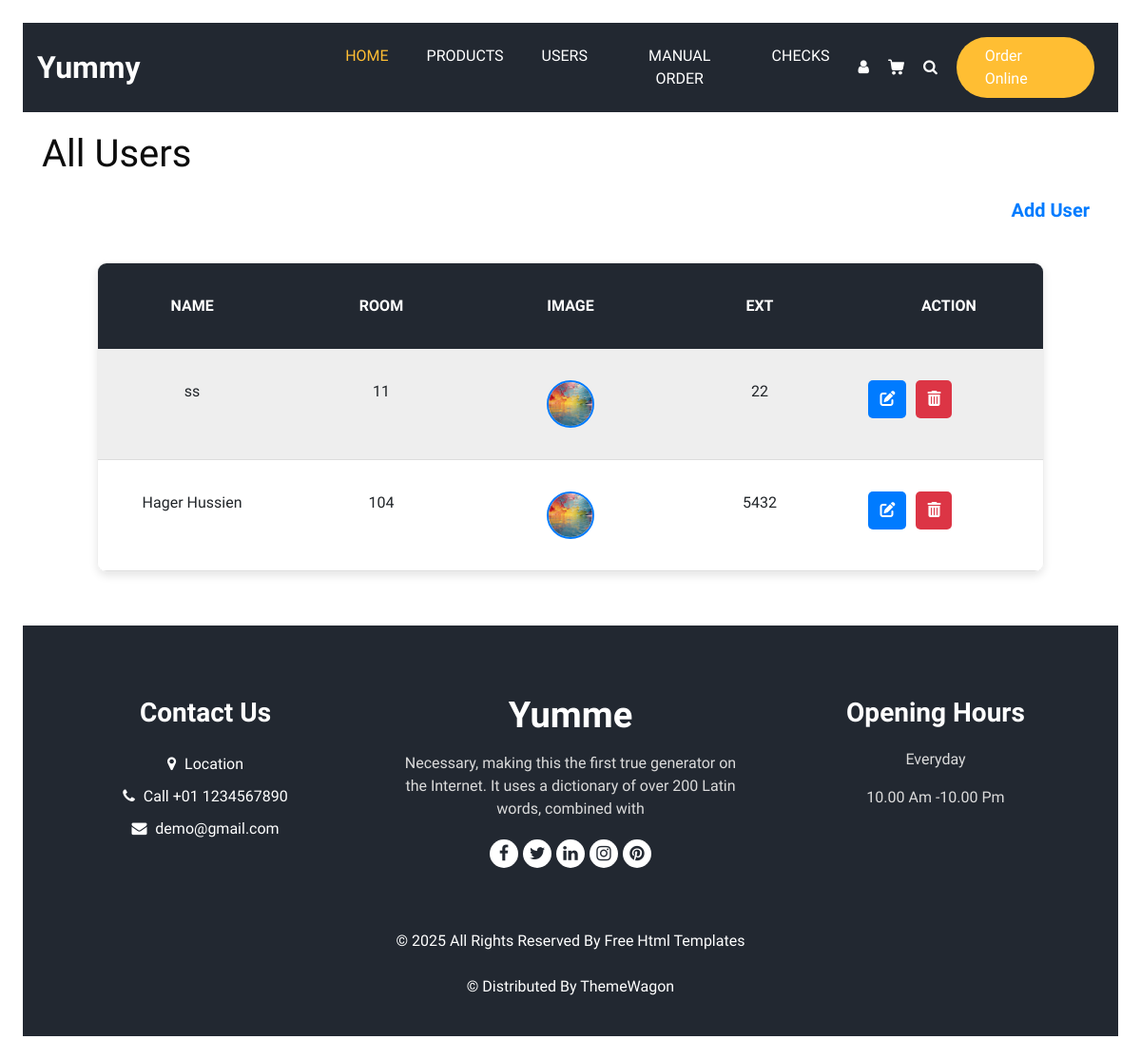
Before: /templat/Users.php (signed in) with the older database file.
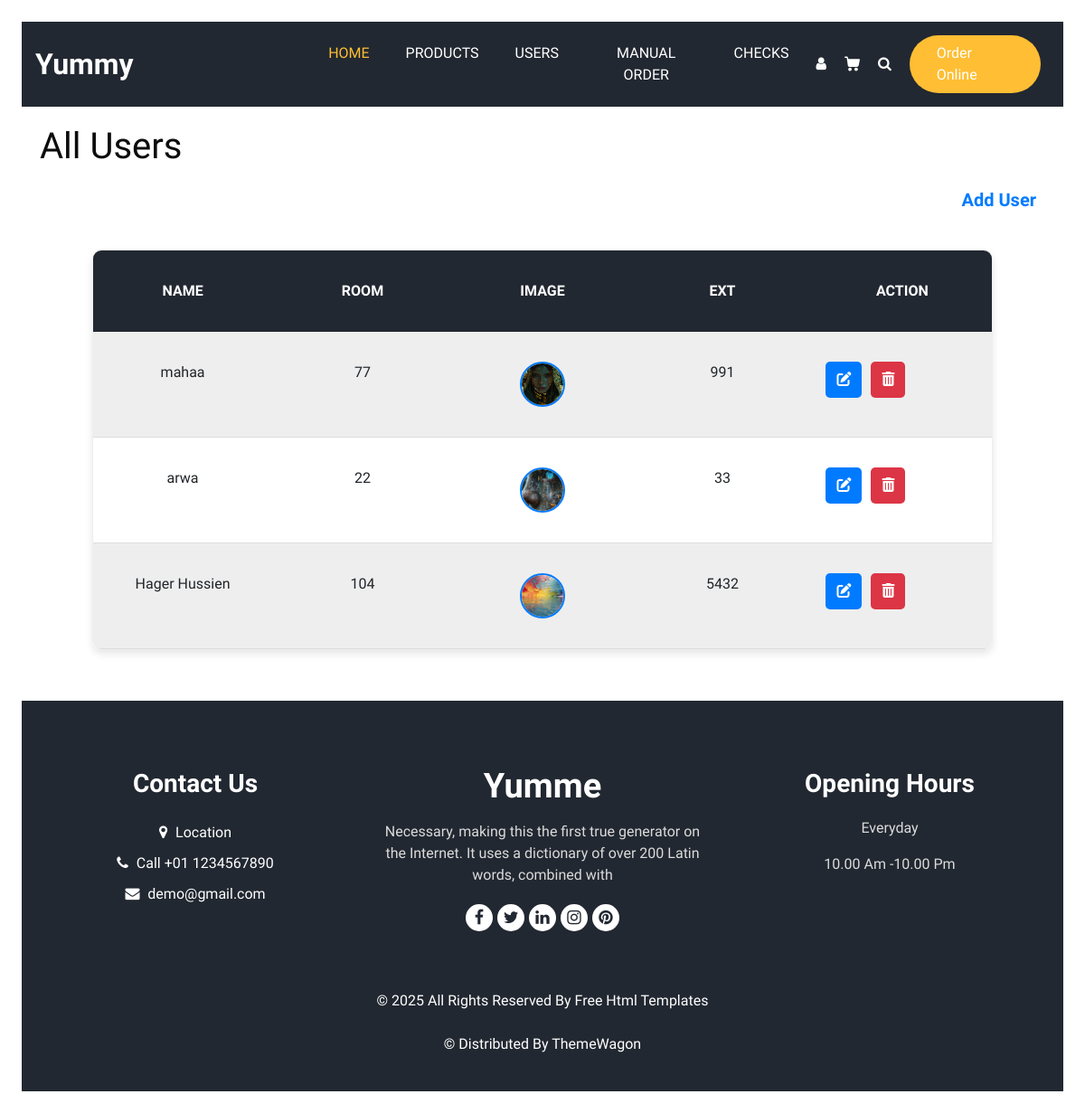
After: the same page with the newer database file.
### tables this page shows
CREATE TABLE `User_Table` (
  `u_id` int NOT NULL AUTO_INCREMENT,
  `name` varchar(255) NOT NULL,
  `email` varchar(255) NOT NULL,
  `password` varchar(255) NOT NULL,
  `image_path` varchar(255) DEFAULT NULL,
  `role` enum('admin','user') NOT NULL,
  PRIMARY KEY (`u_id`),
  UNIQUE KEY `email` (`email`)
);

### templat/Users.php (the view, shortened to what this page needs)
<?php
$config = new DatabaseConfig();
$db = new Database($config);
$conn = $db->getConnection();
try {
    $stmt = $conn->prepare("
        SELECT u.u_id, u.name, u.email, u.image_path, u.role,
               GROUP_CONCAT(ur.room_number SEPARATOR ', ') AS rooms, ur.EXT
        FROM User_Table u
        LEFT JOIN User_Rooms ur ON u.u_id = ur.u_id
        WHERE u.role != 'admin'
        GROUP BY u.u_id, u.name, u.email, u.image_path, u.role, ur.EXT
        ORDER BY u.u_id DESC
    ");
    $stmt->execute();
    $users = $stmt->fetchAll(PDO::FETCH_ASSOC);
} catch (PDOException $e) {
    die("Database Error: " . $e->getMessage());
}
?>
<!DOCTYPE html>
<html lang="en">
<head>
    <link rel="stylesheet" href="https://cdnjs.cloudflare.com/ajax/libs/font-awesome/6.0.0/css/all.min.css">
</head>
<body>
    <?php include_once 'header2.php'; ?>
    <h1 class="head">All Users</h1>
    <div class="addProduct">
        <a class="add-user-btn" href="AddUser.php">Add User</a>
    </div>
    <div class="containerr">
        <div class="table">
            <div class="table-header">
                <div class="header__item"><a id="name" class="filter__link" href="#">Name</a></div>
                <div class="header__item"><a id="room" class="filter__link filter__link--number" href="#">Room</a></div>
                <div class="header__item"><a id="image" class="filter__link filter__link--number" href="#">Image</a></div>
                <div class="header__item"><a id="ext" class="filter__link filter__link--number" href="#">Ext</a></div>
                <div class="header__item"><a id="action" class="filter__link filter__link--number" href="#">Action</a></div>
            </div>
            <div class="table-content">
                <?php if (empty($users)): ?>
                    <div class="table-row">
                        <div class="table-data" colspan="5">No users found.</div>
                    </div>
                <?php else: ?>
                    <?php foreach ($users as $user): ?>
                        <div class="table-row">
                            <div class="table-data"><?php echo htmlspecialchars($user['name']); ?></div>
                            <div class="table-data"><?php echo htmlspecialchars($user['rooms'] ?: 'None'); ?></div>
                            <div class="table-data">
                                <?php
                                $profile_picture = $user['image_path'];
                                $absolute_path = realpath(dirname(__FILE__)) . '/' . $profile_picture;
                                if ($profile_picture && file_exists($absolute_path)): ?>
                                    <img src="<?php echo htmlspecialchars($profile_picture); ?>" alt="<?php echo htmlspecialchars($user['name']); ?>">
                                <?php else: ?>
                                    <img src="./images/default.jpg" alt="Default User">
                                <?php endif; ?>
                            </div>
                            <div class="table-data"><?php echo htmlspecialchars($user['EXT'] ?: 'N/A'); ?></div>
                            <div class="table-data">
                                <div class="action-buttons">
                                    <a href="edit_user.php?id=<?php echo $user['u_id']; ?>" class="edit">
                                        <i class="fas fa-edit"></i>
                                    </a>
                                    <a href="delete_user.php?id=<?php echo $user['u_id']; ?>" class="delete" onclick="return confirm('Are you sure you want to delete this user?');">
                                        <i class="fas fa-trash-alt"></i>
                                    </a>
                                </div>
                            </div>
                        </div>
                    <?php endforeach; ?>
                <?php endif; ?>
            </div>
        </div>
    </div>
    <?php include_once 'footer.php'; ?>
</body>
</html>

### templat/header2.php (shortened to what this page needs)
<!DOCTYPE html>
<html>
<head>
  <link rel="stylesheet" type="text/css" href="css/bootstrap.css" />
  <link rel="stylesheet" type="text/css" href="https://cdnjs.cloudflare.com/ajax/libs/OwlCarousel2/2.3.4/assets/owl.carousel.min.css" />
  <link rel="stylesheet" href="https://cdnjs.cloudflare.com/ajax/libs/jquery-nice-select/1.1.0/css/nice-select.min.css" />
  <link href="css/font-awesome.min.css" rel="stylesheet" />
  <link href="css/style.css" rel="stylesheet" />
  <link href="css/responsive.css" rel="stylesheet" />
  <link rel="stylesheet" href="css/table.css">
  <link rel="stylesheet" href="css/order.css">
</head>
<body>
  <div class="hero_area"  class="header">
    <header class="header_section">
      <div class="container">
        <nav class="navbar navbar-expand-lg custom_nav-container ">
          <a class="navbar-brand" href="home.php">
            <span>
            Yummy
            </span>
          </a>
          <div class="collapse navbar-collapse" id="navbarSupportedContent">
            <ul class="navbar-nav  mx-auto ">
              <li class="nav-item active">
                <a class="nav-link" href="home.php">Home <span class="sr-only">(current)</span></a>
              </li>
              <li class="nav-item">
                <a class="nav-link" href="Products.php">Products</a>
              </li>
              <li class="nav-item">
                <a class="nav-link" href="Users.php">Users</a>
              </li>
              <li class="nav-item">
                <a class="nav-link" href="Orders.php">Manual Order</a>
              </li>
              <li class="nav-item">
                <a class="nav-link" href="Checks.php">Checks</a>
              </li>
            </ul>
            <div class="user_option">
              <a href="" class="user_link">
                <i class="fa fa-user" aria-hidden="true"></i>
              </a>
              <a class="cart_link" href="Carts.php">
              </a>
              <form class="form-inline">
                <button class="btn  my-2 my-sm-0 nav_search-btn" type="submit">
                  <i class="fa fa-search" aria-hidden="true"></i>
                </button>
              </form>
              <a href="" class="order_online">
                Order Online
              </a>
            </div>
          </div>
        </nav>
      </div>
    </header>

### templat/footer.php (shortened to what this page needs)
  <footer class="footer_section">
    <div class="container">
      <div class="row">
        <div class="col-md-4 footer-col">
          <div class="footer_contact">
            <h4>
              Contact Us
            </h4>
            <div class="contact_link_box">
              <a href="">
                <i class="fa fa-map-marker" aria-hidden="true"></i>
                <span>
                  Location
                </span>
              </a>
              <a href="">
                <i class="fa fa-phone" aria-hidden="true"></i>
                <span>
                  Call +01 1234567890
                </span>
              </a>
              <a href="">
                <i class="fa fa-envelope" aria-hidden="true"></i>
                <span>
                  demo@gmail.com
                </span>
              </a>
            </div>
          </div>
        </div>
        <div class="col-md-4 footer-col">
          <div class="footer_detail">
            <a href="" class="footer-logo">
              Yumme
            </a>
            <p>
              Necessary, making this the first true generator on the Internet. It uses a dictionary of over 200 Latin words, combined with
            </p>
            <div class="footer_social">
              <a href="">
                <i class="fa fa-facebook" aria-hidden="true"></i>
              </a>
              <a href="">
                <i class="fa fa-twitter" aria-hidden="true"></i>
              </a>
              <a href="">
                <i class="fa fa-linkedin" aria-hidden="true"></i>
              </a>
              <a href="">
                <i class="fa fa-instagram" aria-hidden="true"></i>
              </a>
              <a href="">
                <i class="fa fa-pinterest" aria-hidden="true"></i>
              </a>
            </div>
          </div>
        </div>
        <div class="col-md-4 footer-col">
          <h4>
            Opening Hours
          </h4>
          <p>
            Everyday
          </p>
          <p>
            10.00 Am -10.00 Pm
          </p>
        </div>
      </div>
      <div class="footer-info">
        <p>
          &copy; <span id="displayYear"></span> All Rights Reserved By
          <a href="https://html.design/">Free Html Templates</a><br><br>
          &copy; <span id="displayYear"></span> Distributed By
          <a href="https://themewagon.com/" target="_blank">ThemeWagon</a>
        </p>
      </div>
    </div>
  </footer>
</body>
</html>

### templat/css/style.css (style rules this page uses)
body { font-family: "Open Sans", sans-serif; color: #0c0c0c; background-color: #ffffff; overflow-x: hidden; }
h1, h2 { font-family: 'Dancing Script', cursive; }
a, a:hover, a:focus { text-decoration: none; }
.btn, .btn:focus { outline: none !important; -webkit-box-shadow: none; box-shadow: none; }
.hero_area { position: relative; min-height: 100vh; display: -webkit-box; display: -ms-flexbox; display: flex; -webkit-box-orient: vertical; -webkit-box-direction: normal; -ms-flex-direction: column; flex-direction: column; }
.header_section { padding: 15px 0; background: #222831; }
.navbar-brand { font-family: 'Dancing Script', cursive; }
.navbar-brand span { font-weight: bold; font-size: 32px; color: #ffffff; }
.custom_nav-container { padding: 0; }
.custom_nav-container .navbar-nav { padding-left: 18%; }
.custom_nav-container .navbar-nav .nav-item .nav-link { padding: 5px 20px; color: #ffffff; text-align: center; text-transform: uppercase; border-radius: 5px; -webkit-transition: all 0.3s; transition: all 0.3s; }
.custom_nav-container .navbar-nav .nav-item:hover .nav-link, .custom_nav-container .navbar-nav .nav-item.active .nav-link { color: #ffbe33; }
.custom_nav-container .nav_search-btn { width: auto; height: auto; padding: 0; border: none; color: #ffffff; margin: 0 10px; }
.user_option { display: -webkit-box; display: -ms-flexbox; display: flex; -webkit-box-align: center; -ms-flex-align: center; align-items: center; }
.user_option a { margin: 0 10px; }
.user_option .user_link { color: #ffffff; }
.user_option .cart_link { display: -webkit-box; display: -ms-flexbox; display: flex; -webkit-box-pack: center; -ms-flex-pack: center; justify-content: center; -webkit-box-align: center; -ms-flex-align: center; align-items: center; }
.user_option .cart_link svg { width: 17px; height: auto; fill: #ffffff; margin-bottom: 2px; }
.user_option .order_online { display: inline-block; padding: 8px 30px; background-color: #ffbe33; color: #ffffff; border-radius: 45px; -webkit-transition: all 0.3s; transition: all 0.3s; border: none; }
.footer_section { background-color: #222831; color: #ffffff; padding: 75px 0 40px 0; text-align: center; }
.footer_section h4 { font-size: 28px; }
.footer_section h4, .footer_section .footer-logo { font-weight: 600; margin-bottom: 20px; font-family: 'Dancing Script', cursive; }
.footer_section p { color: #dbdbdb; }
.footer_section .footer-col { margin-bottom: 30px; }
.footer_section .footer_contact .contact_link_box { display: -webkit-box; display: -ms-flexbox; display: flex; -webkit-box-orient: vertical; -webkit-box-direction: normal; -ms-flex-direction: column; flex-direction: column; }
.footer_section .footer_contact .contact_link_box a { margin: 5px 0; color: #ffffff; }
.footer_section .footer_contact .contact_link_box a i { margin-right: 5px; }
.footer_section .footer-logo { display: block; font-weight: bold; font-size: 38px; line-height: 1; color: #ffffff; }
.footer_section .footer_social { display: -webkit-box; display: -ms-flexbox; display: flex; -webkit-box-pack: center; -ms-flex-pack: center; justify-content: center; margin-top: 20px; margin-bottom: 10px; }
.footer_section .footer_social a { display: -webkit-box; display: -ms-flexbox; display: flex; -webkit-box-pack: center; -ms-flex-pack: center; justify-content: center; -webkit-box-align: center; -ms-flex-align: center; align-items: center; color: #222831; width: 30px; height: 30px; border-radius: 100%; background-color: #ffffff; border-radius: 100%; margin: 0 2.5px; font-size: 18px; }
.footer_section .footer-info { text-align: center; margin-top: 25px; }
.footer_section .footer-info p { color: #ffffff; margin: 0; }
.footer_section .footer-info p a { color: inherit; }

### templat/css/responsive.css (style rules this page uses)
@media (min-width: 1200px) { .container { max-width: 1170px; } }

Changed rows visible on the page:
removed user_table: name "ss", rooms "11", EXT "22"
added user_table: name "mahaa", rooms "77", image_path (picture), EXT "991"
added user_table: name "arwa", rooms "22", image_path (picture), EXT "33"
